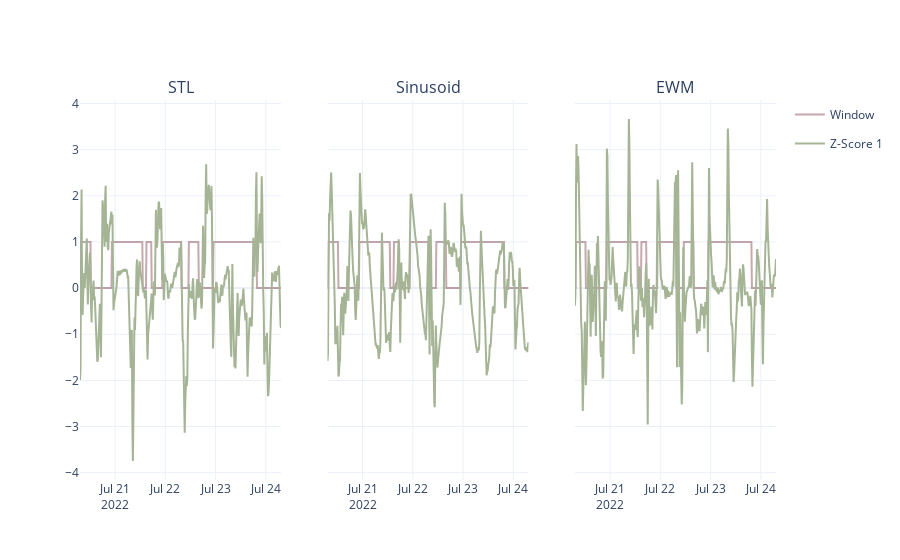

Here is the notebook cell this chart was saved with:
### Code cell
fig, names = make_dual_plot_abstract(time=w1.time, objects=[w1, w2, w3], names=["Window", "Z-Score 1",], traces=["window_norm", "zscore",], title_arr=["STL", "Sinusoid", "EWM"], mode="lines")
fig.show()

### Figure 1 — Plotly figure (JSON) as saved in the notebook; plotly's stock layout.template omitted (floating-point values rounded to 4 significant figures; data arrays with more than 128 entries replaced by an {"elided": "..."} marker saying what was removed)
{"data": [{"legendgroup": "Window", "line": {"color": "#702632"}, "mode": "lines", "name": "Window", "opacity": 0.4, "showlegend": true, "type": "scatter", "x": {"elided": "385 str values"}, "xaxis": "x", "y": {"elided": "385 int values"}, "yaxis": "y"}, {"legendgroup": "Z-Score 1", "line": {"color": "#A4B494"}, "mode": "lines", "name": "Z-Score 1", "opacity": 1, "showlegend": true, "type": "scatter", "x": {"elided": "385 str values"}, "xaxis": "x", "y": {"elided": "385 float values"}, "yaxis": "y"}, {"legendgroup": "Window", "line": {"color": "#702632"}, "mode": "lines", "name": "Window", "opacity": 0.4, "showlegend": false, "type": "scatter", "x": {"elided": "385 str values"}, "xaxis": "x2", "y": {"elided": "385 int values"}, "yaxis": "y2"}, {"legendgroup": "Z-Score 1", "line": {"color": "#A4B494"}, "mode": "lines", "name": "Z-Score 1", "opacity": 1, "showlegend": false, "type": "scatter", "x": {"elided": "385 str values"}, "xaxis": "x2", "y": {"elided": "385 float values"}, "yaxis": "y2"}, {"legendgroup": "Window", "line": {"color": "#702632"}, "mode": "lines", "name": "Window", "opacity": 0.4, "showlegend": false, "type": "scatter", "x": {"elided": "385 str values"}, "xaxis": "x3", "y": {"elided": "385 int values"}, "yaxis": "y3"}, {"legendgroup": "Z-Score 1", "line": {"color": "#A4B494"}, "mode": "lines", "name": "Z-Score 1", "opacity": 1, "showlegend": false, "type": "scatter", "x": {"elided": "385 str values"}, "xaxis": "x3", "y": {"elided": "385 float values"}, "yaxis": "y3"}], "layout": {"annotations": [{"font": {"size": 16}, "showarrow": false, "text": "STL", "x": 0.1444, "xanchor": "center", "xref": "paper", "y": 1, "yanchor": "bottom", "yref": "paper"}, {"font": {"size": 16}, "showarrow": false, "text": "Sinusoid", "x": 0.5, "xanchor": "center", "xref": "paper", "y": 1, "yanchor": "bottom", "yref": "paper"}, {"font": {"size": 16}, "showarrow": false, "text": "EWM", "x": 0.8556, "xanchor": "center", "xref": "paper", "y": 1, "yanchor": "bottom", "yref": "paper"}], "xaxis": {"anchor": "y", "domain": [0, 0.2889]}, "xaxis2": {"anchor": "y2", "domain": [0.3556, 0.6444]}, "xaxis3": {"anchor": "y3", "domain": [0.7111, 1]}, "yaxis": {"anchor": "x", "domain": [0, 1]}, "yaxis2": {"anchor": "x2", "domain": [0, 1], "matches": "y", "showticklabels": false}, "yaxis3": {"anchor": "x3", "domain": [0, 1], "matches": "y", "showticklabels": false}}}
